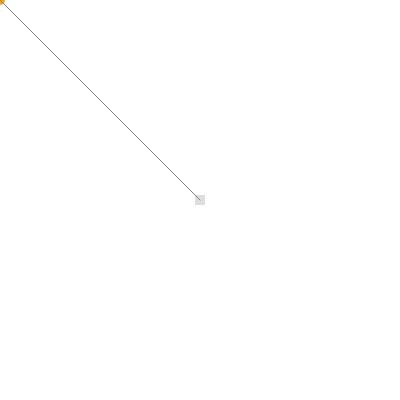
Frame 1 (no input)
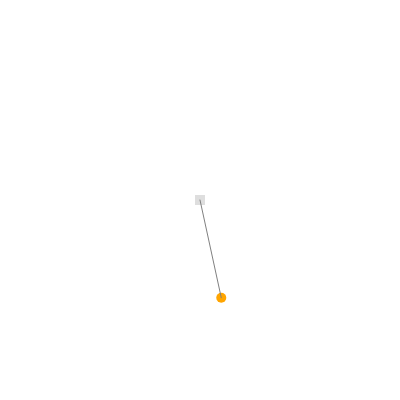
Frame 60 (no input)
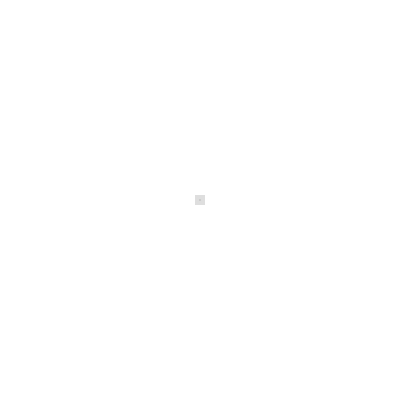
Frame 120 (the mouse pressed at the canvas centre since frame 60)

The p5.js sketch that drew these frames (run headless with seeded random() and noise() and a simulated clock; from frame 60 on, the mouse is pressed at the canvas centre):

// p5.js sketch
// ── sketch.js
const width = 400;
const height = 400;

let pendulum = {
  angle: 20,
  radius: 100,
  angularAcc: 0,
  angularVel: 0,
  x: width / 2,
  y: height / 2,
  bob: {
    x: 0,
    y: 0,
    xAcc: 0,
    yAcc: 0,
    xVel: 0,
    yVel: 0,
    mass: 10,
  },
}

let bob = {
  x:0,
  y:0,
  xAcc:0,
  yAcc:0,
  xVel:0,
  yVel:0,
  mass: 5,
}

let gravity = -0.2

let timer = 0.0;
let deltaTimer = 0.0;
let dt = 0.0;

const numOfEverything = 10

function setup() {
  createCanvas(width, height);
  // frameRate(30)
}


// draw everything :))
function draw() {
  pendulum.bob = bob;
  background(255);
  
  // print(pendulum)

  fill(222);
  stroke(0,0,0,0);
  
  square(pendulum.x - 5,pendulum.y - 5,10);
  
  fill("orange");
  circle(pendulum.bob.x, pendulum.bob.y, 10);

  fill("gray")
  stroke("gray")
  line(bob.x, bob.y, pendulum.x, pendulum.y);

  Bob()
  if(mouseIsPressed){
    //drag the bob only when mouse is pressed
    dragBob();
  }

}

function Bob(){
  
  
  
  //constrain the bob (circle) to the radius set (100)
  bob.x = pendulum.radius * sin(pendulum.angle) + pendulum.x;
  bob.y = pendulum.radius * cos(pendulum.angle) + pendulum.y;
  
  //add rotational velocity and acceleration
  pendulum.angularVel += pendulum.angularAcc
  pendulum.angle += pendulum.angularVel
  
  //gravity
  pendulum.angularAcc = gravity  * bob.mass * Math.sin(pendulum.angle) / 50
    //air drag
    pendulum.angularVel *= 0.99
    // add acceleration ro velocity
    bob.xVel += bob.xAcc
    bob.yVel += bob.yAcc
    //add velocity to position
    bob.x += bob.xVel
    bob.y += bob.yVel  

}

function dragBob(){

  pendulum.angularAcc = 0

  var vec1 = createVector(bob.x - pendulum.x, bob.y - pendulum.y)
  var vec2 = createVector(mouseX - pendulum.x, mouseY - pendulum.y)
    
  // stroke("black")

  // line(pendulum.x, pendulum.y, mouseX, mouseY)
  // line(pendulum.x, pendulum.y, bob.x, bob.y)

  print(vec1.angleBetween(vec2))
  print(pendulum.angularVel)

  // uses angular velocity to drag the bob basically it finds the difference of the difference divided by two (so its smoother)
  pendulum.angularVel = pendulum.angle - pendulum.angle - vec1.angleBetween(vec2) / 2;
}
